Frame 1 (no input): blank canvas, image omitted
Frame 60 (the mouse pressed at the canvas centre just before this capture): blank canvas, image omitted
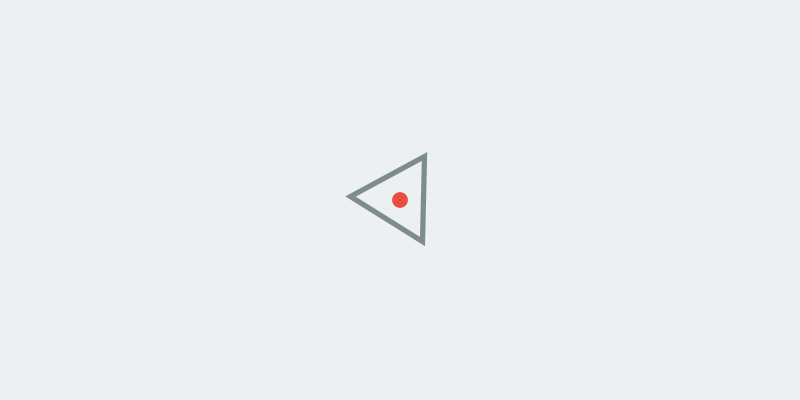
Frame 120 (the mouse held since frame 60 and released just before this capture)

The Processing sketch whose frames 1 and 60 were blank and that drew this single picture after the mouse press (run headless with seeded random() and noise(); from frame 60 on, the mouse is pressed at the canvas centre):

// Processing sketch: triangle_move_scale_with_translate_method
// ── triangle_move_scale_with_translate_method.pde
int x1 = 8;
int y1 = 0;
int x2 = 16;
int y2 = 14;
int x3 = 0;
int y3 = 14;


int ellRad = 3;

void setup() {
  
  size(800,400);
  
}

void draw() {
  background(#ECF0F1);
  
  //
  // FIRST DRAW TRIANGLE AT TOP LEFT
  // THEN USE TRANSLATE TO MOVE & SCALE IT
  //
  
  /*stroke(#7F8C8D);
  noFill();
  
  // First draw the perfect triangle to top left
  // for debug purposes put an ellipse at the center of triangle
  triangle(x1,y1,x2,y2,x3,y3);
  
  noStroke();
  fill(#E74C3C);
  
  // find the center of triangle
  int triCenterX = (x2 - x3) / 2;
  int triCenterY = int((y2 - y1) / 1.5);
  ellipse(triCenterX,triCenterY, ellRad,ellRad);
  */
  
  
  //
  // To draw the triangle at the center of the canvas use translate() method to move
  // all points (x1,y1,x2,y2,x3,y3 ) at the same time 
  //
  pushMatrix(); // Store the current canvas coordinate system
  // find the center of triangle
  int triCenterX = (x2 - x3) / 2;
  int triCenterY = int((y2 - y1) / 1.5);
  
  
  translate(width / 2, height / 2);
  // map mouseX value  to keep the output in a fixed range
  float scaleFactor = map(mouseX,0,width,0.5,10);
  scale(scaleFactor,scaleFactor);
  
  //println(PI/(millis()));
  rotate(radians(millis())*0.2);
  stroke(#7F8C8D);
  noFill();
  
  // New translate for centering Triangle
  pushMatrix();
    // Bring it left and up to position to the center
    translate(-triCenterX,-triCenterY);
    triangle(x1,y1,x2,y2,x3,y3);
  popMatrix();
  
  
  noStroke();
  fill(#E74C3C);
  ellipse(0,0, ellRad,ellRad);
  
  
  popMatrix();
}
